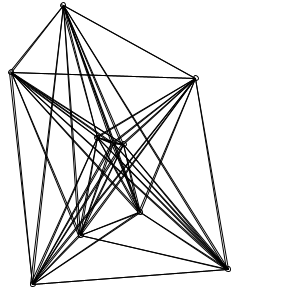
Frame 1 (no input)
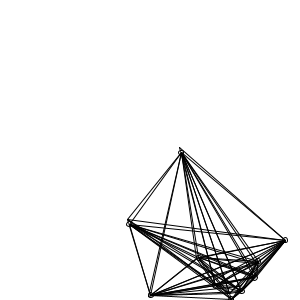
Frame 60 (the mouse pressed at the canvas centre just before this capture)
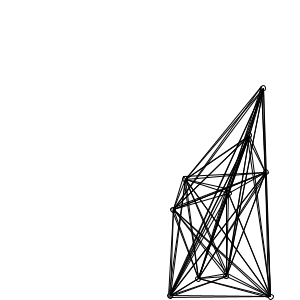
Frame 120 (the mouse held since frame 60 and released just before this capture)

The Processing sketch that drew these frames (run headless with seeded random() and noise(); from frame 60 on, the mouse is pressed at the canvas centre):

// Processing sketch: processing_58843
// ── processing_58843.pde

Circle[] circles;

float vy,vx,frictiony,frictionx,gravity,x_pos,y_pos;

void setup(){
  size(300,300);
  smooth();
  circles = new Circle[10];
  for (int i = 0; i < circles.length; i++){
    circles[i] = new Circle(random(300),random(300),i);
  }
}
void draw() {
  background(255);
  fill(255,70);
  rect(width,height,0,0);
   stroke(.1);
  
  for (int i = 0; i < circles.length; i++){
    circles[i].move();
    //circles[i].intersect();
    circles[i].display();
    circles[i].intersect();
    circles[i].collision();
    
  }
}

class Circle{
  float x,y,vy,vx,frictiony,frictionx,gravity;
  int xspeed;
  int id;
  Circle(float _x,float _y,int _id){
    x = _x;
    y = _y;
    xspeed = 1;
    id = _id;
    vy = 0;
    vx = 2;
    _x = random(600);
    _y = random(600);
    frictiony = -.9;
    frictionx = 1;
    gravity = (random(.08,.09));
    stroke(.001);
  }

void move(){

  vy += gravity;
  vx *= frictionx;
  x += vx;
  y += vy;
  if(y > height ){
  y = height;
  vy*=frictiony;
  }
  if(y < 5){
  y = 5;
  vy*=frictiony;
  }
  if(x > 298 ){
  x = 298;
  vx*=frictiony;
  }
  if(x < 2 ){
  x = 2;
  vx*=frictiony;
  fill(random(255));
  }
}
void display(){
  ellipse(x,y,5,5);
}
void intersect(){
  for (int i = 0; i < circles.length; i++){
   line(x,y, circles[i].x, circles[i].y); 
  }
}
void collision(){
  for (int i = 0; i < circles.length; i++){
    if(id != i){
      if(dist(x,y,circles[i].x,circles[i].y) < 10)
      circles[i] = new Circle(random(300),random(300),i);
      
    }
  }
}

}
